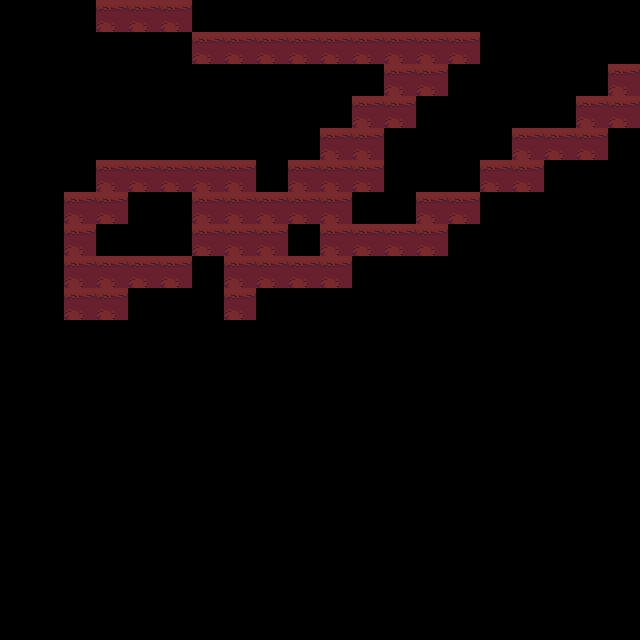

This game map was drawn from its Tiled (.tmx) file and the tilesets committed beside it. A one-line description and the full map source follow:
An orthogonal 20x20 tile map with 32x32 px tiles, 1 tile layer (Tile Layer 1).

<map version="1.2" tiledversion="1.2.4" orientation="orthogonal" renderorder="right-down" width="20" height="20" tilewidth="32" tileheight="32" infinite="0" nextlayerid="2" nextobjectid="1">
 <tileset firstgid="1" name="buch-outdoor" tilewidth="32" tileheight="32" spacing="1" margin="1" tilecount="55" columns="11">
  <image source="buch-outdoor.png" width="384" height="192" />
 </tileset>
 <layer id="1" name="Tile Layer 1" width="20" height="20">
  <data encoding="csv">
0,0,0,5,5,5,0,0,0,0,0,0,0,0,0,0,0,0,0,0,
0,0,0,0,0,0,5,5,5,5,5,5,5,5,5,0,0,0,0,0,
0,0,0,0,0,0,0,0,0,0,0,0,5,5,0,0,0,0,0,5,
0,0,0,0,0,0,0,0,0,0,0,5,5,0,0,0,0,0,5,5,
0,0,0,0,0,0,0,0,0,0,5,5,0,0,0,0,5,5,5,0,
0,0,0,5,5,5,5,5,0,5,5,5,0,0,0,5,5,0,0,0,
0,0,5,5,0,0,5,5,5,5,5,0,0,5,5,0,0,0,0,0,
0,0,5,0,0,0,5,5,5,0,5,5,5,5,0,0,0,0,0,0,
0,0,5,5,5,5,0,5,5,5,5,0,0,0,0,0,0,0,0,0,
0,0,5,5,0,0,0,5,0,0,0,0,0,0,0,0,0,0,0,0,
0,0,0,0,0,0,0,0,0,0,0,0,0,0,0,0,0,0,0,0,
0,0,0,0,0,0,0,0,0,0,0,0,0,0,0,0,0,0,0,0,
0,0,0,0,0,0,0,0,0,0,0,0,0,0,0,0,0,0,0,0,
0,0,0,0,0,0,0,0,0,0,0,0,0,0,0,0,0,0,0,0,
0,0,0,0,0,0,0,0,0,0,0,0,0,0,0,0,0,0,0,0,
0,0,0,0,0,0,0,0,0,0,0,0,0,0,0,0,0,0,0,0,
0,0,0,0,0,0,0,0,0,0,0,0,0,0,0,0,0,0,0,0,
0,0,0,0,0,0,0,0,0,0,0,0,0,0,0,0,0,0,0,0,
0,0,0,0,0,0,0,0,0,0,0,0,0,0,0,0,0,0,0,0,
0,0,0,0,0,0,0,0,0,0,0,0,0,0,0,0,0,0,0,0
</data>
 </layer>
</map>
